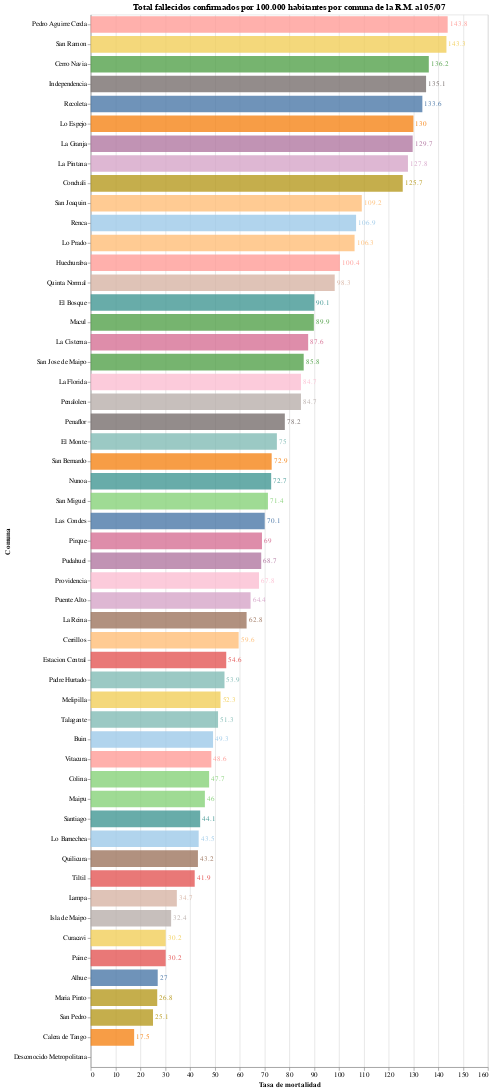

This figure's notebook cell:
### Code cell
#hide_input
bars = alt.Chart(county_deaths_RM.drop("Total").reset_index()).mark_bar(opacity=0.8, size=25).encode(
    x = alt.X('Tasa de mortalidad'),
    y = alt.Y('Comuna', sort='-x'),
    tooltip = ['Comuna', 'Poblacion', 'Fallecidos confirmados', 'Tasa de mortalidad'],
    color = alt.Color('Comuna', scale=alt.Scale(scheme='tableau20'), legend=None),
)

text = bars.mark_text(
    align='left',
    baseline='middle',
    dx=3  # Nudges text to the right so it doesn't appear on top of the bar
).encode(
    text=alt.Text('Tasa de mortalidad')
)

bars.properties(
    title = f"Total fallecidos confirmados por 100.000 habitantes por comuna de la R.M. al {pd.to_datetime(last_date).strftime('%d/%m')}",
    width = 600,
    height = alt.Step(30)
) + text

### Figure 1 — Vega-Lite specification as saved in the notebook (floating-point values rounded to 4 significant figures)
{"config": {"view": {"continuousWidth": 400, "continuousHeight": 300}}, "layer": [{"mark": {"type": "bar", "opacity": 0.8, "size": 25}, "encoding": {"color": {"type": "nominal", "field": "Comuna", "legend": null, "scale": {"scheme": "tableau20"}}, "tooltip": [{"type": "nominal", "field": "Comuna"}, {"type": "quantitative", "field": "Poblacion"}, {"type": "quantitative", "field": "Fallecidos confirmados"}, {"type": "quantitative", "field": "Tasa de mortalidad"}], "x": {"type": "quantitative", "field": "Tasa de mortalidad"}, "y": {"type": "nominal", "field": "Comuna", "sort": "-x"}}, "height": {"step": 30}, "title": "Total fallecidos confirmados por 100.000 habitantes por comuna de la R.M. al 05/07", "width": 600}, {"mark": {"type": "text", "align": "left", "baseline": "middle", "dx": 3}, "encoding": {"color": {"type": "nominal", "field": "Comuna", "legend": null, "scale": {"scheme": "tableau20"}}, "text": {"type": "quantitative", "field": "Tasa de mortalidad"}, "tooltip": [{"type": "nominal", "field": "Comuna"}, {"type": "quantitative", "field": "Poblacion"}, {"type": "quantitative", "field": "Fallecidos confirmados"}, {"type": "quantitative", "field": "Tasa de mortalidad"}], "x": {"type": "quantitative", "field": "Tasa de mortalidad"}, "y": {"type": "nominal", "field": "Comuna", "sort": "-x"}}}], "data": {"name": "data-47c51c4542f8694545ec9b6284feea72"}, "$schema": "https://vega.github.io/schema/vega-lite/v4.8.1.json", "datasets": {"data-47c51c4542f8694545ec9b6284feea72": [{"Comuna": "Alhue", "Poblacion": 7405.0, "2020-06-12": 0.0, "2020-06-15": 0.0, "2020-06-19": 1.0, "2020-06-23": 1.0, "2020-06-28": 1.0, "2020-07-01": 1.0, "Fallecidos confirmados": 2.0, "Tasa de mortalidad": 27.0}, {"Comuna": "Buin", "Poblacion": 109600.0, "2020-06-12": 24.0, "2020-06-15": 26.0, "2020-06-19": 32.0, "2020-06-23": 34.0, "2020-06-28": 46.0, "2020-07-01": 49.0, "Fallecidos confirmados": 54.0, "Tasa de mortalidad": 49.3}, {"Comuna": "Calera de Tango", "Poblacion": 28520.0, "2020-06-12": 0.0, "2020-06-15": 0.0, "2020-06-19": 1.0, "2020-06-23": 2.0, "2020-06-28": 3.0, "2020-07-01": 3.0, "Fallecidos confirmados": 5.0, "Tasa de mortalidad": 17.5}, {"Comuna": "Cerrillos", "Poblacion": 88960.0, "2020-06-12": 19.0, "2020-06-15": 24.0, "2020-06-19": 31.0, "2020-06-23": 35.0, "2020-06-28": 42.0, "2020-07-01": 51.0, "Fallecidos confirmados": 53.0, "Tasa de mortalidad": 59.6}, {"Comuna": "Cerro Navia", "Poblacion": 142500.0, "2020-06-12": 77.0, "2020-06-15": 95.0, "2020-06-19": 108.0, "2020-06-23": 122.0, "2020-06-28": 173.0, "2020-07-01": 183.0, "Fallecidos confirmados": 194.0, "Tasa de mortalidad": 136.2}, {"Comuna": "Colina", "Poblacion": 180400.0, "2020-06-12": 31.0, "2020-06-15": 37.0, "2020-06-19": 42.0, "2020-06-23": 50.0, "2020-06-28": 67.0, "2020-07-01": 75.0, "Fallecidos confirmados": 86.0, "Tasa de mortalidad": 47.7}, {"Comuna": "Conchali", "Poblacion": 139200.0, "2020-06-12": 69.0, "2020-06-15": 77.0, "2020-06-19": 106.0, "2020-06-23": 118.0, "2020-06-28": 152.0, "2020-07-01": 164.0, "Fallecidos confirmados": 175.0, "Tasa de mortalidad": 125.7}, {"Comuna": "Curacavi", "Poblacion": 36430.0, "2020-06-12": 4.0, "2020-06-15": 4.0, "2020-06-19": 6.0, "2020-06-23": 6.0, "2020-06-28": 10.0, "2020-07-01": 10.0, "Fallecidos confirmados": 11.0, "Tasa de mortalidad": 30.2}, {"Comuna": "El Bosque", "Poblacion": 172000.0, "2020-06-12": 47.0, "2020-06-15": 60.0, "2020-06-19": 80.0, "2020-06-23": 88.0, "2020-06-28": 129.0, "2020-07-01": 143.0, "Fallecidos confirmados": 155.0, "Tasa de mortalidad": 90.1}, {"Comuna": "El Monte", "Poblacion": 40010.0, "2020-06-12": 6.0, "2020-06-15": 6.0, "2020-06-19": 13.0, "2020-06-23": 13.0, "2020-06-28": 23.0, "2020-07-01": 26.0, "Fallecidos confirmados": 30.0, "Tasa de mortalidad": 75.0}, {"Comuna": "Estacion Central", "Poblacion": 206800.0, "2020-06-12": 41.0, "2020-06-15": 46.0, "2020-06-19": 67.0, "2020-06-23": 72.0, "2020-06-28": 95.0, "2020-07-01": 99.0, "Fallecidos confirmados": 113.0, "Tasa de mortalidad": 54.6}, {"Comuna": "Huechuraba", "Poblacion": 112500.0, "2020-06-12": 52.0, "2020-06-15": 63.0, "2020-06-19": 72.0, "2020-06-23": 84.0, "2020-06-28": 102.0, "2020-07-01": 106.0, "Fallecidos confirmados": 113.0, "Tasa de mortalidad": 100.4}, {"Comuna": "Independencia", "Poblacion": 142100.0, "2020-06-12": 111.0, "2020-06-15": 123.0, "2020-06-19": 144.0, "2020-06-23": 154.0, "2020-06-28": 165.0, "2020-07-01": 176.0, "Fallecidos confirmados": 192.0, "Tasa de mortalidad": 135.1}, {"Comuna": "Isla de Maipo", "Poblacion": 40170.0, "2020-06-12": 6.0, "2020-06-15": 9.0, "2020-06-19": 12.0, "2020-06-23": 12.0, "2020-06-28": 13.0, "2020-07-01": 13.0, "Fallecidos confirmados": 13.0, "Tasa de mortalidad": 32.4}, {"Comuna": "La Cisterna", "Poblacion": 100400.0, "2020-06-12": 32.0, "2020-06-15": 42.0, "2020-06-19": 50.0, "2020-06-23": 59.0, "2020-06-28": 81.0, "2020-07-01": 86.0, "Fallecidos confirmados": 88.0, "Tasa de mortalidad": 87.6}, {"Comuna": "La Florida", "Poblacion": 402400.0, "2020-06-12": 157.0, "2020-06-15": 171.0, "2020-06-19": 198.0, "2020-06-23": 218.0, "2020-06-28": 289.0, "2020-07-01": 310.0, "Fallecidos confirmados": 341.0, "Tasa de mortalidad": 84.7}, {"Comuna": "La Granja", "Poblacion": 122600.0, "2020-06-12": 72.0, "2020-06-15": 88.0, "2020-06-19": 102.0, "2020-06-23": 111.0, "2020-06-28": 142.0, "2020-07-01": 151.0, "Fallecidos confirmados": 159.0, "Tasa de mortalidad": 129.7}, {"Comuna": "La Pintana", "Poblacion": 189300.0, "2020-06-12": 78.0, "2020-06-15": 92.0, "2020-06-19": 123.0, "2020-06-23": 138.0, "2020-06-28": 201.0, "2020-07-01": 212.0, "Fallecidos confirmados": 242.0, "Tasa de mortalidad": 127.8}, {"Comuna": "La Reina", "Poblacion": 100300.0, "2020-06-12": 28.0, "2020-06-15": 33.0, "2020-06-19": 39.0, "2020-06-23": 41.0, "2020-06-28": 53.0, "2020-07-01": 58.0, "Fallecidos confirmados": 63.0, "Tasa de mortalidad": 62.8}, {"Comuna": "Lampa", "Poblacion": 126900.0, "2020-06-12": 18.0, "2020-06-15": 20.0, "2020-06-19": 25.0, "2020-06-23": 29.0, "2020-06-28": 35.0, "2020-07-01": 39.0, "Fallecidos confirmados": 44.0, "Tasa de mortalidad": 34.7}, {"Comuna": "Las Condes", "Poblacion": 330800.0, "2020-06-12": 94.0, "2020-06-15": 101.0, "2020-06-19": 114.0, "2020-06-23": 128.0, "2020-06-28": 189.0, "2020-07-01": 209.0, "Fallecidos confirmados": 232.0, "Tasa de mortalidad": 70.1}, {"Comuna": "Lo Barnechea", "Poblacion": 124100.0, "2020-06-12": 19.0, "2020-06-15": 21.0, "2020-06-19": 31.0, "2020-06-23": 35.0, "2020-06-28": 45.0, "2020-07-01": 47.0, "Fallecidos confirmados": 54.0, "Tasa de mortalidad": 43.5}, {"Comuna": "Lo Espejo", "Poblacion": 103900.0, "2020-06-12": 55.0, "2020-06-15": 60.0, "2020-06-19": 82.0, "2020-06-23": 87.0, "2020-06-28": 112.0, "2020-07-01": 125.0, "Fallecidos confirmados": 135.0, "Tasa de mortalidad": 130.0}, {"Comuna": "Lo Prado", "Poblacion": 104400.0, "2020-06-12": 45.0, "2020-06-15": 50.0, "2020-06-19": 62.0, "2020-06-23": 66.0, "2020-06-28": 92.0, "2020-07-01": 105.0, "Fallecidos confirmados": 111.0, "Tasa de mortalidad": 106.3}, {"Comuna": "Macul", "Poblacion": 134600.0, "2020-06-12": 48.0, "2020-06-15": 56.0, "2020-06-19": 65.0, "2020-06-23": 71.0, "2020-06-28": 103.0, "2020-07-01": 111.0, "Fallecidos confirmados": 121.0, "Tasa de mortalidad": 89.9}, {"Comuna": "Maipu", "Poblacion": 578600.0, "2020-06-12": 113.0, "2020-06-15": 130.0, "2020-06-19": 155.0, "2020-06-23": 180.0, "2020-06-28": 229.0, "2020-07-01": 246.0, "Fallecidos confirmados": 266.0, "Tasa de mortalidad": 46.0}, {"Comuna": "Maria Pinto", "Poblacion": 14930.0, "2020-06-12": 1.0, "2020-06-15": 1.0, "2020-06-19": 1.0, "2020-06-23": 1.0, "2020-06-28": 1.0, "2020-07-01": 3.0, "Fallecidos confirmados": 4.0, "Tasa de mortalidad": 26.8}, {"Comuna": "Melipilla", "Poblacion": 141600.0, "2020-06-12": 24.0, "2020-06-15": 29.0, "2020-06-19": 41.0, "2020-06-23": 42.0, "2020-06-28": 58.0, "2020-07-01": 61.0, "Fallecidos confirmados": 74.0, "Tasa de mortalidad": 52.3}, {"Comuna": "Nunoa", "Poblacion": 250200.0, "2020-06-12": 65.0, "2020-06-15": 74.0, "2020-06-19": 100.0, "2020-06-23": 111.0, "2020-06-28": 161.0, "2020-07-01": 174.0, "Fallecidos confirmados": 182.0, "Tasa de mortalidad": 72.7}, {"Comuna": "Padre Hurtado", "Poblacion": 74190.0, "2020-06-12": 16.0, "2020-06-15": 18.0, "2020-06-19": 20.0, "2020-06-23": 24.0, "2020-06-28": 37.0, "2020-07-01": 39.0, "Fallecidos confirmados": 40.0, "Tasa de mortalidad": 53.9}, {"Comuna": "Paine", "Poblacion": 82770.0, "2020-06-12": 5.0, "2020-06-15": 6.0, "2020-06-19": 8.0, "2020-06-23": 12.0, "2020-06-28": 19.0, "2020-07-01": 23.0, "Fallecidos confirmados": 25.0, "Tasa de mortalidad": 30.2}, {"Comuna": "Pedro Aguirre Cerda", "Poblacion": 107800.0, "2020-06-12": 48.0, "2020-06-15": 55.0, "2020-06-19": 83.0, "2020-06-23": 95.0, "2020-06-28": 140.0, "2020-07-01": 146.0, "Fallecidos confirmados": 155.0, "Tasa de mortalidad": 143.8}, {"Comuna": "Penaflor", "Poblacion": 101100.0, "2020-06-12": 21.0, "2020-06-15": 25.0, "2020-06-19": 34.0, "2020-06-23": 37.0, "2020-06-28": 67.0, "2020-07-01": 71.0, "Fallecidos confirmados": 79.0, "Tasa de mortalidad": 78.2}, {"Comuna": "Penalolen", "Poblacion": 266800.0, "2020-06-12": 93.0, "2020-06-15": 113.0, "2020-06-19": 137.0, "2020-06-23": 147.0, "2020-06-28": 192.0, "2020-07-01": 202.0, "Fallecidos confirmados": 226.0, "Tasa de mortalidad": 84.7}, {"Comuna": "Pirque", "Poblacion": 30430.0, "2020-06-12": 1.0, "2020-06-15": 2.0, "2020-06-19": 6.0, "2020-06-23": 6.0, "2020-06-28": 8.0, "2020-07-01": 10.0, "Fallecidos confirmados": 21.0, "Tasa de mortalidad": 69.0}, {"Comuna": "Providencia", "Poblacion": 157700.0, "2020-06-12": 53.0, "2020-06-15": 61.0, "2020-06-19": 69.0, "2020-06-23": 74.0, "2020-06-28": 84.0, "2020-07-01": 96.0, "Fallecidos confirmados": 107.0, "Tasa de mortalidad": 67.8}, {"Comuna": "Pudahuel", "Poblacion": 253100.0, "2020-06-12": 68.0, "2020-06-15": 85.0, "2020-06-19": 96.0, "2020-06-23": 108.0, "2020-06-28": 144.0, "2020-07-01": 156.0, "Fallecidos confirmados": 174.0, "Tasa de mortalidad": 68.7}, {"Comuna": "Puente Alto", "Poblacion": 645900.0, "2020-06-12": 156.0, "2020-06-15": 183.0, "2020-06-19": 231.0, "2020-06-23": 252.0, "2020-06-28": 341.0, "2020-07-01": 368.0, "Fallecidos confirmados": 416.0, "Tasa de mortalidad": 64.4}, {"Comuna": "Quilicura", "Poblacion": 254700.0, "2020-06-12": 47.0, "2020-06-15": 53.0, "2020-06-19": 62.0, "2020-06-23": 69.0, "2020-06-28": 91.0, "2020-07-01": 99.0, "Fallecidos confirmados": 110.0, "Tasa de mortalidad": 43.2}, {"Comuna": "Quinta Normal", "Poblacion": 136400.0, "2020-06-12": 57.0, "2020-06-15": 68.0, "2020-06-19": 83.0, "2020-06-23": 89.0, "2020-06-28": 116.0, "2020-07-01": 128.0, "Fallecidos confirmados": 134.0, "Tasa de mortalidad": 98.3}, {"Comuna": "Recoleta", "Poblacion": 190100.0, "2020-06-12": 106.0, "2020-06-15": 135.0, "2020-06-19": 165.0, "2020-06-23": 171.0, "2020-06-28": 227.0, "2020-07-01": 239.0, "Fallecidos confirmados": 254.0, "Tasa de mortalidad": 133.6}, {"Comuna": "Renca", "Poblacion": 160800.0, "2020-06-12": 55.0, "2020-06-15": 71.0, "2020-06-19": 95.0, "2020-06-23": 99.0, "2020-06-28": 142.0, "2020-07-01": 160.0, "Fallecidos confirmados": 172.0, "Tasa de mortalidad": 106.9}, {"Comuna": "San Bernardo", "Poblacion": 334800.0, "2020-06-12": 91.0, "2020-06-15": 115.0, "2020-06-19": 144.0, "2020-06-23": 158.0, "2020-06-28": 207.0, "2020-07-01": 225.0, "Fallecidos confirmados": 244.0, "Tasa de mortalidad": 72.9}, {"Comuna": "San Joaquin", "Poblacion": 103500.0, "2020-06-12": 55.0, "2020-06-15": 62.0, "2020-06-19": 73.0, "2020-06-23": 77.0, "2020-06-28": 100.0, "2020-07-01": 104.0, "Fallecidos confirmados": 113.0, "Tasa de mortalidad": 109.2}, {"Comuna": "San Jose de Maipo", "Poblacion": 18640.0, "2020-06-12": 14.0, "2020-06-15": 14.0, "2020-06-19": 13.0, "2020-06-23": 13.0, "2020-06-28": 15.0, "2020-07-01": 15.0, "Fallecidos confirmados": 16.0, "Tasa de mortalidad": 85.8}, {"Comuna": "San Miguel", "Poblacion": 133100.0, "2020-06-12": 47.0, "2020-06-15": 50.0, "2020-06-19": 61.0, "2020-06-23": 70.0, "2020-06-28": 85.0, "2020-07-01": 93.0, "Fallecidos confirmados": 95.0, "Tasa de mortalidad": 71.4}, {"Comuna": "San Pedro", "Poblacion": 11950.0, "2020-06-12": 2.0, "2020-06-15": 2.0, "2020-06-19": 3.0, "2020-06-23": 3.0, "2020-06-28": 3.0, "2020-07-01": 3.0, "Fallecidos confirmados": 3.0, "Tasa de mortalidad": 25.1}, {"Comuna": "San Ramon", "Poblacion": 86510.0, "2020-06-12": 71.0, "2020-06-15": 76.0, "2020-06-19": 87.0, "2020-06-23": 97.0, "2020-06-28": 102.0, "2020-07-01": 112.0, "Fallecidos confirmados": 124.0, "Tasa de mortalidad": 143.3}, {"Comuna": "Santiago", "Poblacion": 503100.0, "2020-06-12": 105.0, "2020-06-15": 117.0, "2020-06-19": 141.0, "2020-06-23": 150.0, "2020-06-28": 180.0, "2020-07-01": 198.0, "Fallecidos confirmados": 222.0, "Tasa de mortalidad": 44.1}, {"Comuna": "Talagante", "Poblacion": 81840.0, "2020-06-12": 9.0, "2020-06-15": 13.0, "2020-06-19": 15.0, "2020-06-23": 20.0, "2020-06-28": 32.0, "2020-07-01": 39.0, "Fallecidos confirmados": 42.0, "Tasa de mortalidad": 51.3}, {"Comuna": "Tiltil", "Poblacion": 21480.0, "2020-06-12": 3.0, "2020-06-15": 4.0, "2020-06-19": 5.0, "2020-06-23": 6.0, "2020-06-28": 9.0, "2020-07-01": 9.0, "Fallecidos confirmados": 9.0, "Tasa de mortalidad": 41.9}, {"Comuna": "Vitacura", "Poblacion": 96770.0, "2020-06-12": 14.0, "2020-06-15": 18.0, "2020-06-19": 24.0, "2020-06-23": 25.0, "2020-06-28": 37.0, "2020-07-01": 40.0, "Fallecidos confirmados": 47.0, "Tasa de mortalidad": 48.6}, {"Comuna": "Desconocido Metropolitana", "Poblacion": null, "2020-06-12": null, "2020-06-15": null, "2020-06-19": 0.0, "2020-06-23": 0.0, "2020-06-28": 0.0, "2020-07-01": 0.0, "Fallecidos confirmados": 0.0, "Tasa de mortalidad": null}]}}
